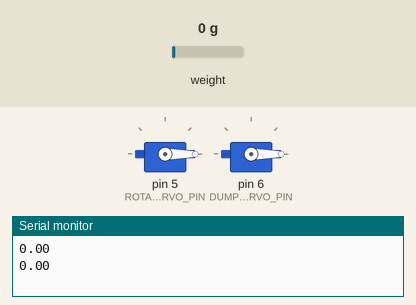
Recording of a sketch running on a simulated Arduino Uno, built with avr-gcc and run on an emulated ATmega328P. On the bench: 2 × servo, the last lines printed to the serial monitor. Inputs (shaded band) come from the test bench; at power-on: weight on the scale 0 g.

Above: at 2.2 s.
2.3 s: weight on the scale set to 466 g
5.5 s: weight on the scale set to 522 g
At 8.5 s:
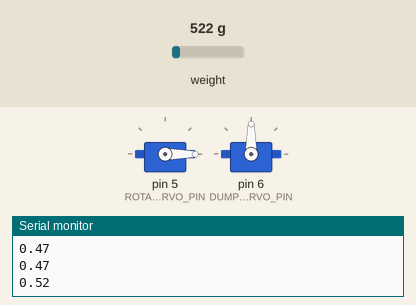
8.7 s: weight on the scale set to 924 g
11.9 s: weight on the scale set to 1091 g
13.8 s: weight on the scale set to 100 g
15.3 s: weight on the scale set to 1250 g
At 17.3 s:
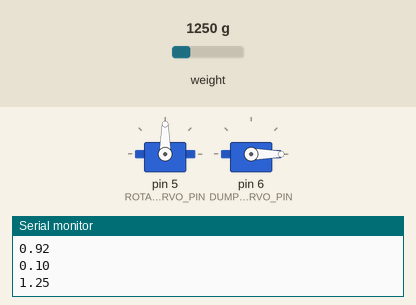
At 18.3 s:
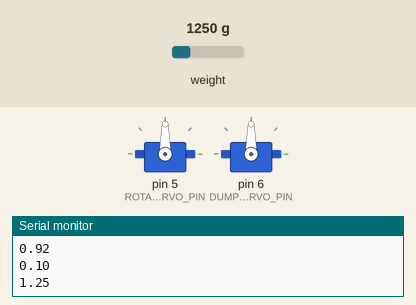
Timing chart, 0 to 19.5 s (numbered marks = the images above; inputs shaded):
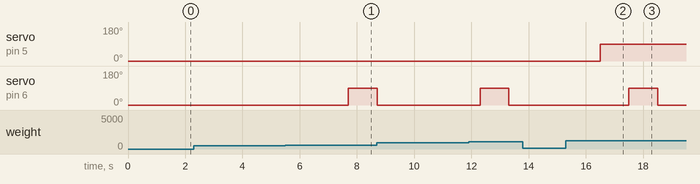

Measured:
- the behaviour switches between 500 and 501 g on weight on the scale (found by bisection; images 0 and 1)
- after the input at 5.5 s, servo on pin 6 (DUMP_SERVO_PIN): 0° → 90° after 2.2 s
- after the input at 15.3 s, servo on pin 5 (ROTATE_SERVO_PIN): 0° → 90° after 1.2 s; servo on pin 6 (DUMP_SERVO_PIN): 0° → 90° after 2.2 s, → 0° 1.0 s later

The sketch:

stage3_weight_sorter.ino
```cpp
/*
 * [Revised] Stage 3 weight sorting (HX711 load cell)
 * The original (firmware/original/stage3_weight_sorter) had its record cut off with
 * loop()'s closing brace missing. The missing brace was restored; threshold values
 * replaced with named constants; servo variable names changed
 * (myservo/myservo2 → rotateServo/dumpServo). All other logic — including the chained
 * delays for servo jitter buffering — is kept from the original.
 *
 * Required library: HX711 (install "HX711" by bogde from the Library Manager)
 * Hardware: HX711 + load cell, 2× servos (rotate, dump)
 * Behavior (unchanged from original): weight > 1.0 → rotate servo to 90° then eject
 * (heavy = glass bin); weight > 0.5 and ≤ 1.0 → rotate servo to 0° then eject
 * (light = plastic bin); weight ≤ 0.5 → no action (known limitation — see
 * docs/code-review.md).
 *
 * Calibration: SCALE_FACTOR (23600) was tuned for the load cell used at the time
 * without a reference/calibration weight, so the measurement unit cannot be guaranteed
 * to be kg (judges' Q7). Procedure: ① call tare() with empty scale ② place reference
 * weight (e.g. 1.000 kg) ③ adjust SCALE_FACTOR until get_units() reads 1.000.
 */
#include "HX711.h"
#include <Servo.h>

const int LOADCELL_DOUT_PIN = 2;
const int LOADCELL_SCK_PIN = 3;
const int ROTATE_SERVO_PIN = 5;
const int DUMP_SERVO_PIN = 6;

const float SCALE_FACTOR = 23600.0f;  // load-cell calibration factor
const float HEAVY_THRESHOLD = 1.0f;   // above this → heavy (glass) bin
const float LIGHT_THRESHOLD = 0.5f;   // above this → light (plastic) bin

HX711 scale;
Servo rotateServo;  // sorting direction rotation
Servo dumpServo;    // eject (dump)

void setup() {
  Serial.begin(38400);
  scale.begin(LOADCELL_DOUT_PIN, LOADCELL_SCK_PIN);
  scale.set_scale(SCALE_FACTOR);
  scale.tare();
  rotateServo.attach(ROTATE_SERVO_PIN);
  dumpServo.attach(DUMP_SERVO_PIN);
  rotateServo.write(0);
  dumpServo.write(0);
}

void loop() {
  float weight = scale.get_units(5);  // 5-sample average (~0.5 s at 10 SPS)
  Serial.println(weight);

  // Chained delay(1000) calls are an intentional buffer for servo jitter (original design)
  if (weight > HEAVY_THRESHOLD) {
    delay(1000);
    rotateServo.write(90);
    delay(1000);
    dumpServo.write(90);
    delay(1000);
    dumpServo.write(0);
    delay(1000);
    rotateServo.write(0);
    delay(1000);
  } else if (weight > LIGHT_THRESHOLD) {
    delay(1000);
    rotateServo.write(0);
    delay(1000);
    dumpServo.write(90);
    delay(1000);
    dumpServo.write(0);
    delay(1000);
  }

  delay(100);
}
```
